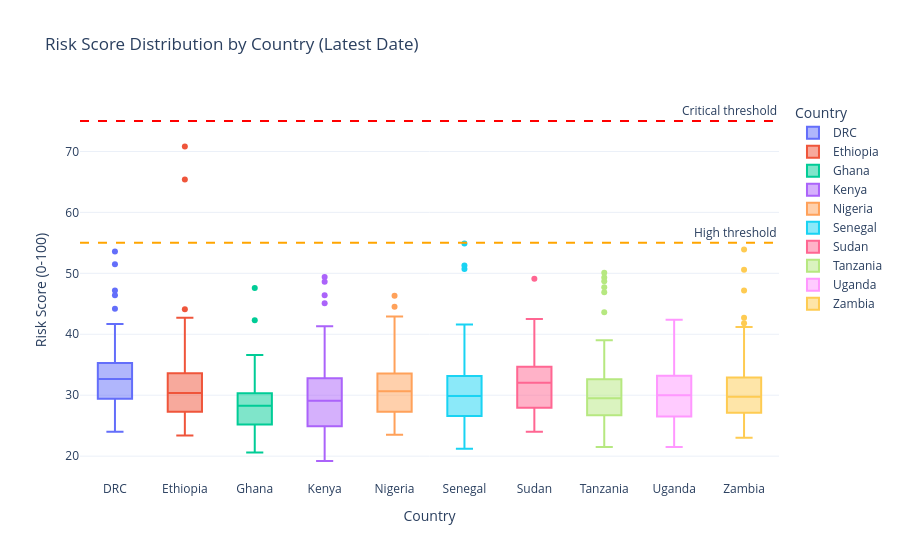
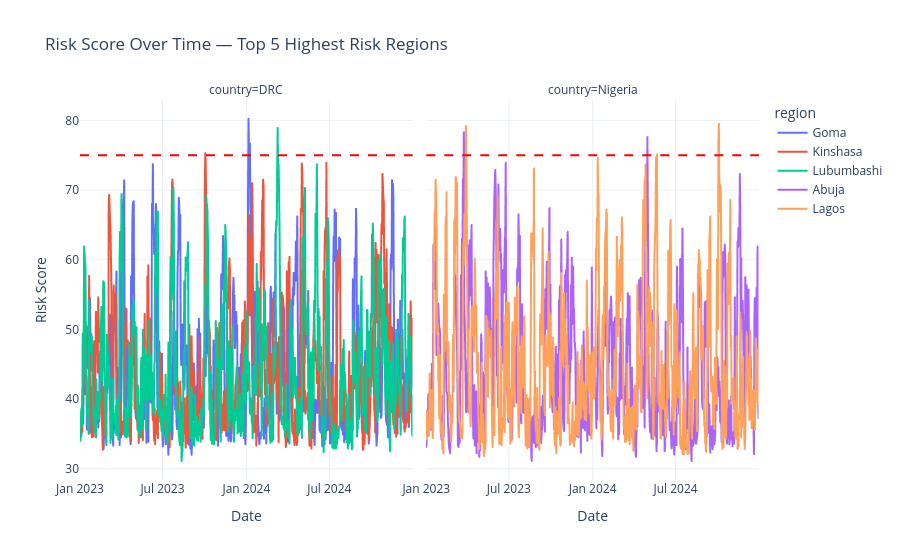
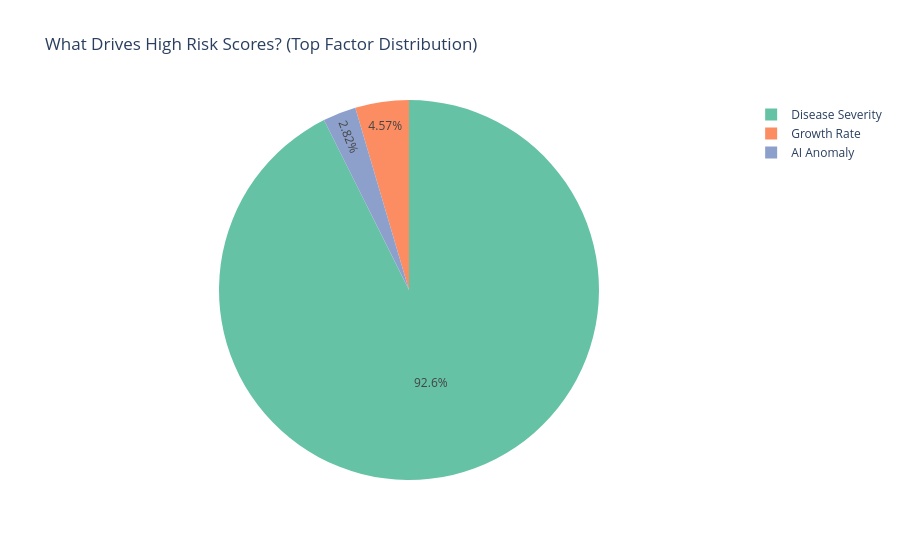

Notebook code for these charts, in order:
### Code cell
# ========================================
# VISUALIZATIONS
# ========================================

# Chart 1: Risk score distribution by country
fig1 = px.box(
    df[df['date'] == df['date'].max()],
    x='country',
    y='risk_score',
    color='country',
    title='Risk Score Distribution by Country (Latest Date)',
    labels={'risk_score': 'Risk Score (0-100)', 'country': 'Country'},
    template='plotly_white'
)
fig1.add_hline(y=75, line_dash="dash", line_color="red", 
               annotation_text="Critical threshold")
fig1.add_hline(y=55, line_dash="dash", line_color="orange",
               annotation_text="High threshold")
fig1.show()

# Chart 2: Risk score over time for top 5 most at-risk regions
top_regions = (
    regional_risk.groupby(['country', 'region'])['risk_score']
    .mean()
    .nlargest(5)
    .reset_index()
)

top_region_data = regional_risk[
    regional_risk['region'].isin(top_regions['region'])
]

fig2 = px.line(
    top_region_data,
    x='date',
    y='risk_score',
    color='region',
    facet_col='country',
    title='Risk Score Over Time — Top 5 Highest Risk Regions',
    labels={'risk_score': 'Risk Score', 'date': 'Date'},
    template='plotly_white'
)
fig2.add_hline(y=75, line_dash="dash", line_color="red")
fig2.show()

# Chart 3: What factors drive risk the most?
factor_dist = df['top_risk_factor'].value_counts()
fig3 = px.pie(
    values=factor_dist.values,
    names=factor_dist.index,
    title='What Drives High Risk Scores? (Top Factor Distribution)',
    color_discrete_sequence=px.colors.qualitative.Set2
)
fig3.show()

### Figure 1 — Plotly figure (JSON) as saved in the notebook; plotly's stock layout.template omitted (floating-point values rounded to 4 significant figures)
{"data": [{"alignmentgroup": "True", "hovertemplate": "Country=%{x}<br>Risk Score (0-100)=%{y}<extra></extra>", "legendgroup": "DRC", "marker": {"color": "#636efa"}, "name": "DRC", "notched": false, "offsetgroup": "DRC", "orientation": "v", "showlegend": true, "type": "box", "x": ["DRC", "DRC", "DRC", "DRC", "DRC", "DRC", "DRC", "DRC", "DRC", "DRC", "DRC", "DRC", "DRC", "DRC", "DRC", "DRC", "DRC", "DRC", "DRC", "DRC", "DRC", "DRC", "DRC", "DRC", "DRC", "DRC", "DRC", "DRC", "DRC", "DRC", "DRC", "DRC", "DRC", "DRC", "DRC", "DRC", "DRC", "DRC", "DRC", "DRC", "DRC", "DRC", "DRC", "DRC", "DRC", "DRC", "DRC", "DRC", "DRC", "DRC", "DRC", "DRC", "DRC", "DRC", "DRC", "DRC", "DRC", "DRC", "DRC", "DRC", "DRC", "DRC", "DRC", "DRC", "DRC", "DRC", "DRC", "DRC", "DRC", "DRC"], "x0": " ", "xaxis": "x", "y": [32.9, 30.5, 28.8, 41.0, 33.2, 37.6, 33.7, 26.4, 36.2, 29.2, 35.3, 30.8, 24.5, 47.2, 27.6, 36.4, 36.1, 27.6, 32.5, 27.9, 34.4, 31.7, 33.7, 32.7, 31.2, 35.7, 32.9, 38.6, 31.5, 36.1, 35.0, 28.3, 26.5, 29.4, 27.1, 46.4, 41.0, 27.7, 31.8, 51.5, 34.4, 29.9, 25.8, 44.2, 27.8, 53.6, 35.1, 24.0, 32.6, 31.8, 33.6, 30.3, 31.1, 31.0, 33.8, 34.7, 32.4, 30.5, 32.6, 30.6, 41.7, 29.1, 25.4, 40.7, 33.4, 34.3, 33.8, 26.9, 32.9, 38.1], "y0": " ", "yaxis": "y"}, {"alignmentgroup": "True", "hovertemplate": "Country=%{x}<br>Risk Score (0-100)=%{y}<extra></extra>", "legendgroup": "Ethiopia", "marker": {"color": "#EF553B"}, "name": "Ethiopia", "notched": false, "offsetgroup": "Ethiopia", "orientation": "v", "showlegend": true, "type": "box", "x": ["Ethiopia", "Ethiopia", "Ethiopia", "Ethiopia", "Ethiopia", "Ethiopia", "Ethiopia", "Ethiopia", "Ethiopia", "Ethiopia", "Ethiopia", "Ethiopia", "Ethiopia", "Ethiopia", "Ethiopia", "Ethiopia", "Ethiopia", "Ethiopia", "Ethiopia", "Ethiopia", "Ethiopia", "Ethiopia", "Ethiopia", "Ethiopia", "Ethiopia", "Ethiopia", "Ethiopia", "Ethiopia", "Ethiopia", "Ethiopia", "Ethiopia", "Ethiopia", "Ethiopia", "Ethiopia", "Ethiopia", "Ethiopia", "Ethiopia", "Ethiopia", "Ethiopia", "Ethiopia", "Ethiopia", "Ethiopia", "Ethiopia", "Ethiopia", "Ethiopia", "Ethiopia", "Ethiopia", "Ethiopia", "Ethiopia", "Ethiopia", "Ethiopia", "Ethiopia", "Ethiopia", "Ethiopia", "Ethiopia", "Ethiopia", "Ethiopia", "Ethiopia", "Ethiopia", "Ethiopia", "Ethiopia", "Ethiopia", "Ethiopia", "Ethiopia", "Ethiopia", "Ethiopia", "Ethiopia", "Ethiopia", "Ethiopia", "Ethiopia"], "x0": " ", "xaxis": "x", "y": [35.4, 29.1, 24.7, 30.3, 27.5, 35.0, 31.4, 23.4, 33.0, 25.4, 65.4, 27.7, 23.9, 28.8, 28.7, 33.8, 31.1, 28.6, 32.3, 27.8, 36.8, 28.5, 26.0, 29.4, 31.6, 33.2, 33.8, 25.2, 32.4, 26.6, 36.4, 28.7, 27.2, 42.7, 27.4, 36.6, 36.7, 26.5, 32.2, 26.7, 30.9, 27.3, 35.9, 30.7, 27.4, 32.7, 44.1, 25.7, 31.1, 30.2, 70.8, 27.6, 23.5, 29.4, 26.1, 35.4, 33.2, 23.4, 37.6, 28.9, 33.6, 26.7, 32.1, 33.0, 34.6, 33.6, 30.4, 24.6, 35.3, 27.0], "y0": " ", "yaxis": "y"}, {"alignmentgroup": "True", "hovertemplate": "Country=%{x}<br>Risk Score (0-100)=%{y}<extra></extra>", "legendgroup": "Ghana", "marker": {"color": "#00cc96"}, "name": "Ghana", "notched": false, "offsetgroup": "Ghana", "orientation": "v", "showlegend": true, "type": "box", "x": ["Ghana", "Ghana", "Ghana", "Ghana", "Ghana", "Ghana", "Ghana", "Ghana", "Ghana", "Ghana", "Ghana", "Ghana", "Ghana", "Ghana", "Ghana", "Ghana", "Ghana", "Ghana", "Ghana", "Ghana", "Ghana", "Ghana", "Ghana", "Ghana", "Ghana", "Ghana", "Ghana", "Ghana", "Ghana", "Ghana", "Ghana", "Ghana", "Ghana", "Ghana", "Ghana", "Ghana", "Ghana", "Ghana", "Ghana", "Ghana", "Ghana", "Ghana", "Ghana", "Ghana", "Ghana", "Ghana", "Ghana", "Ghana", "Ghana", "Ghana", "Ghana", "Ghana", "Ghana", "Ghana", "Ghana", "Ghana", "Ghana", "Ghana", "Ghana", "Ghana", "Ghana", "Ghana", "Ghana", "Ghana", "Ghana", "Ghana", "Ghana", "Ghana", "Ghana", "Ghana"], "x0": " ", "xaxis": "x", "y": [35.4, 28.3, 24.6, 36.4, 34.1, 32.1, 29.2, 22.0, 29.3, 28.8, 29.7, 26.4, 20.6, 24.0, 25.8, 36.6, 28.6, 22.3, 26.5, 32.0, 28.5, 24.9, 22.8, 23.3, 30.3, 42.3, 29.7, 28.8, 27.2, 25.2, 28.2, 30.0, 23.4, 26.8, 28.1, 31.6, 28.6, 24.6, 29.9, 24.6, 29.2, 23.0, 28.0, 25.4, 27.6, 47.6, 29.7, 22.1, 30.3, 32.5, 36.5, 30.7, 21.1, 26.0, 26.2, 35.1, 31.8, 28.2, 29.3, 25.6, 30.0, 25.3, 24.5, 27.9, 24.3, 31.7, 28.2, 21.1, 32.7, 31.2], "y0": " ", "yaxis": "y"}, {"alignmentgroup": "True", "hovertemplate": "Country=%{x}<br>Risk Score (0-100)=%{y}<extra></extra>", "legendgroup": "Kenya", "marker": {"color": "#ab63fa"}, "name": "Kenya", "notched": false, "offsetgroup": "Kenya", "orientation": "v", "showlegend": true, "type": "box", "x": ["Kenya", "Kenya", "Kenya", "Kenya", "Kenya", "Kenya", "Kenya", "Kenya", "Kenya", "Kenya", "Kenya", "Kenya", "Kenya", "Kenya", "Kenya", "Kenya", "Kenya", "Kenya", "Kenya", "Kenya", "Kenya", "Kenya", "Kenya", "Kenya", "Kenya", "Kenya", "Kenya", "Kenya", "Kenya", "Kenya", "Kenya", "Kenya", "Kenya", "Kenya", "Kenya", "Kenya", "Kenya", "Kenya", "Kenya", "Kenya", "Kenya", "Kenya", "Kenya", "Kenya", "Kenya", "Kenya", "Kenya", "Kenya", "Kenya", "Kenya", "Kenya", "Kenya", "Kenya", "Kenya", "Kenya", "Kenya", "Kenya", "Kenya", "Kenya", "Kenya", "Kenya", "Kenya", "Kenya", "Kenya", "Kenya", "Kenya", "Kenya", "Kenya", "Kenya", "Kenya", "Kenya", "Kenya", "Kenya", "Kenya", "Kenya", "Kenya", "Kenya", "Kenya", "Kenya", "Kenya"], "x0": " ", "xaxis": "x", "y": [39.8, 30.3, 21.9, 48.6, 23.9, 31.3, 29.1, 21.8, 36.8, 26.2, 31.0, 22.6, 22.6, 32.2, 24.5, 29.9, 32.8, 21.5, 32.9, 25.3, 33.5, 49.4, 25.4, 30.3, 24.9, 35.9, 31.4, 22.2, 28.5, 26.6, 31.8, 25.1, 29.0, 26.8, 24.7, 32.8, 27.6, 24.4, 29.1, 41.3, 33.5, 27.3, 29.3, 25.5, 27.1, 35.8, 29.2, 23.4, 33.8, 26.9, 37.2, 28.7, 22.9, 28.7, 28.4, 34.1, 31.9, 24.4, 30.4, 46.4, 32.1, 26.4, 29.5, 26.8, 24.4, 31.2, 32.3, 22.7, 29.6, 24.9, 37.5, 45.1, 22.7, 40.3, 24.3, 33.0, 37.2, 19.2, 32.8, 24.4], "y0": " ", "yaxis": "y"}, {"alignmentgroup": "True", "hovertemplate": "Country=%{x}<br>Risk Score (0-100)=%{y}<extra></extra>", "legendgroup": "Nigeria", "marker": {"color": "#FFA15A"}, "name": "Nigeria", "notched": false, "offsetgroup": "Nigeria", "orientation": "v", "showlegend": true, "type": "box", "x": ["Nigeria", "Nigeria", "Nigeria", "Nigeria", "Nigeria", "Nigeria", "Nigeria", "Nigeria", "Nigeria", "Nigeria", "Nigeria", "Nigeria", "Nigeria", "Nigeria", "Nigeria", "Nigeria", "Nigeria", "Nigeria", "Nigeria", "Nigeria", "Nigeria", "Nigeria", "Nigeria", "Nigeria", "Nigeria", "Nigeria", "Nigeria", "Nigeria", "Nigeria", "Nigeria", "Nigeria", "Nigeria", "Nigeria", "Nigeria", "Nigeria", "Nigeria", "Nigeria", "Nigeria", "Nigeria", "Nigeria", "Nigeria", "Nigeria", "Nigeria", "Nigeria", "Nigeria", "Nigeria", "Nigeria", "Nigeria", "Nigeria", "Nigeria", "Nigeria", "Nigeria", "Nigeria", "Nigeria", "Nigeria", "Nigeria", "Nigeria", "Nigeria", "Nigeria", "Nigeria", "Nigeria", "Nigeria", "Nigeria", "Nigeria", "Nigeria", "Nigeria", "Nigeria", "Nigeria", "Nigeria", "Nigeria", "Nigeria", "Nigeria", "Nigeria", "Nigeria", "Nigeria", "Nigeria", "Nigeria", "Nigeria", "Nigeria", "Nigeria"], "x0": " ", "xaxis": "x", "y": [35.5, 27.3, 28.0, 27.8, 29.5, 33.3, 34.1, 23.7, 37.2, 36.8, 32.7, 27.3, 23.5, 37.9, 27.2, 33.8, 32.1, 23.7, 32.3, 25.7, 42.9, 27.1, 25.9, 32.3, 30.3, 33.8, 33.3, 27.4, 38.6, 27.3, 33.1, 27.7, 28.7, 30.5, 32.2, 44.5, 33.2, 27.3, 41.9, 29.3, 33.8, 27.6, 24.4, 32.0, 27.2, 32.4, 30.8, 24.8, 31.5, 27.3, 37.2, 29.1, 26.2, 28.8, 33.0, 38.6, 35.9, 25.8, 33.1, 39.3, 36.9, 26.0, 28.7, 29.3, 26.7, 35.4, 31.5, 25.1, 34.1, 28.9, 31.9, 28.8, 26.0, 29.7, 26.4, 32.7, 32.8, 24.8, 31.7, 46.3], "y0": " ", "yaxis": "y"}, {"alignmentgroup": "True", "hovertemplate": "Country=%{x}<br>Risk Score (0-100)=%{y}<extra></extra>", "legendgroup": "Senegal", "marker": {"color": "#19d3f3"}, "name": "Senegal", "notched": false, "offsetgroup": "Senegal", "orientation": "v", "showlegend": true, "type": "box", "x": ["Senegal", "Senegal", "Senegal", "Senegal", "Senegal", "Senegal", "Senegal", "Senegal", "Senegal", "Senegal", "Senegal", "Senegal", "Senegal", "Senegal", "Senegal", "Senegal", "Senegal", "Senegal", "Senegal", "Senegal", "Senegal", "Senegal", "Senegal", "Senegal", "Senegal", "Senegal", "Senegal", "Senegal", "Senegal", "Senegal", "Senegal", "Senegal", "Senegal", "Senegal", "Senegal", "Senegal", "Senegal", "Senegal", "Senegal", "Senegal", "Senegal", "Senegal", "Senegal", "Senegal", "Senegal", "Senegal", "Senegal", "Senegal", "Senegal", "Senegal", "Senegal", "Senegal", "Senegal", "Senegal", "Senegal", "Senegal", "Senegal", "Senegal", "Senegal", "Senegal"], "x0": " ", "xaxis": "x", "y": [37.9, 30.3, 26.4, 31.5, 28.2, 32.6, 35.6, 21.8, 32.2, 26.6, 54.9, 36.4, 21.4, 29.1, 28.1, 35.9, 33.2, 23.8, 33.2, 41.6, 31.6, 28.8, 21.2, 29.5, 25.5, 34.6, 38.0, 22.0, 31.6, 25.1, 29.0, 26.8, 29.4, 28.2, 32.2, 50.7, 30.6, 27.4, 28.2, 27.3, 30.8, 26.5, 24.4, 28.5, 24.4, 51.3, 34.2, 24.6, 38.6, 24.3, 32.3, 25.6, 40.8, 31.6, 26.6, 33.1, 32.9, 29.6, 31.4, 30.1], "y0": " ", "yaxis": "y"}, {"alignmentgroup": "True", "hovertemplate": "Country=%{x}<br>Risk Score (0-100)=%{y}<extra></extra>", "legendgroup": "Sudan", "marker": {"color": "#FF6692"}, "name": "Sudan", "notched": false, "offsetgroup": "Sudan", "orientation": "v", "showlegend": true, "type": "box", "x": ["Sudan", "Sudan", "Sudan", "Sudan", "Sudan", "Sudan", "Sudan", "Sudan", "Sudan", "Sudan", "Sudan", "Sudan", "Sudan", "Sudan", "Sudan", "Sudan", "Sudan", "Sudan", "Sudan", "Sudan", "Sudan", "Sudan", "Sudan", "Sudan", "Sudan", "Sudan", "Sudan", "Sudan", "Sudan", "Sudan", "Sudan", "Sudan", "Sudan", "Sudan", "Sudan", "Sudan", "Sudan", "Sudan", "Sudan", "Sudan", "Sudan", "Sudan", "Sudan", "Sudan", "Sudan", "Sudan", "Sudan", "Sudan", "Sudan", "Sudan", "Sudan", "Sudan", "Sudan", "Sudan", "Sudan", "Sudan", "Sudan", "Sudan", "Sudan", "Sudan"], "x0": " ", "xaxis": "x", "y": [33.5, 33.6, 27.5, 49.1, 28.0, 37.9, 41.6, 31.5, 29.9, 32.0, 33.1, 30.6, 27.9, 32.9, 27.2, 35.9, 35.4, 26.8, 38.6, 27.8, 34.6, 28.9, 27.5, 28.0, 27.2, 37.7, 33.7, 24.0, 32.9, 31.2, 42.5, 29.2, 27.0, 34.7, 33.7, 35.1, 34.0, 26.5, 31.0, 30.2, 36.2, 28.8, 26.0, 31.4, 37.9, 35.2, 38.1, 24.9, 36.7, 30.6, 32.1, 31.2, 27.6, 27.3, 32.1, 33.9, 32.8, 32.3, 32.3, 27.1], "y0": " ", "yaxis": "y"}, {"alignmentgroup": "True", "hovertemplate": "Country=%{x}<br>Risk Score (0-100)=%{y}<extra></extra>", "legendgroup": "Tanzania", "marker": {"color": "#B6E880"}, "name": "Tanzania", "notched": false, "offsetgroup": "Tanzania", "orientation": "v", "showlegend": true, "type": "box", "x": ["Tanzania", "Tanzania", "Tanzania", "Tanzania", "Tanzania", "Tanzania", "Tanzania", "Tanzania", "Tanzania", "Tanzania", "Tanzania", "Tanzania", "Tanzania", "Tanzania", "Tanzania", "Tanzania", "Tanzania", "Tanzania", "Tanzania", "Tanzania", "Tanzania", "Tanzania", "Tanzania", "Tanzania", "Tanzania", "Tanzania", "Tanzania", "Tanzania", "Tanzania", "Tanzania", "Tanzania", "Tanzania", "Tanzania", "Tanzania", "Tanzania", "Tanzania", "Tanzania", "Tanzania", "Tanzania", "Tanzania", "Tanzania", "Tanzania", "Tanzania", "Tanzania", "Tanzania", "Tanzania", "Tanzania", "Tanzania", "Tanzania", "Tanzania", "Tanzania", "Tanzania", "Tanzania", "Tanzania", "Tanzania", "Tanzania", "Tanzania", "Tanzania", "Tanzania", "Tanzania", "Tanzania", "Tanzania", "Tanzania", "Tanzania", "Tanzania", "Tanzania", "Tanzania", "Tanzania", "Tanzania", "Tanzania"], "x0": " ", "xaxis": "x", "y": [34.9, 29.5, 25.4, 28.1, 26.2, 33.7, 29.5, 24.7, 28.3, 28.6, 32.4, 27.0, 25.8, 29.0, 28.4, 32.2, 32.7, 26.4, 31.1, 25.5, 38.2, 27.6, 27.3, 26.7, 26.6, 31.7, 30.9, 29.9, 30.4, 25.3, 34.1, 26.8, 29.6, 48.7, 26.0, 35.5, 30.8, 27.5, 43.6, 28.5, 31.8, 30.2, 26.1, 33.1, 26.7, 39.0, 46.9, 26.0, 29.0, 25.3, 33.7, 27.0, 21.5, 28.2, 30.0, 31.9, 31.3, 22.2, 29.7, 26.0, 35.3, 29.5, 49.3, 50.1, 24.5, 35.6, 32.6, 24.1, 29.0, 47.7], "y0": " ", "yaxis": "y"}, {"alignmentgroup": "True", "hovertemplate": "Country=%{x}<br>Risk Score (0-100)=%{y}<extra></extra>", "legendgroup": "Uganda", "marker": {"color": "#FF97FF"}, "name": "Uganda", "notched": false, "offsetgroup": "Uganda", "orientation": "v", "showlegend": true, "type": "box", "x": ["Uganda", "Uganda", "Uganda", "Uganda", "Uganda", "Uganda", "Uganda", "Uganda", "Uganda", "Uganda", "Uganda", "Uganda", "Uganda", "Uganda", "Uganda", "Uganda", "Uganda", "Uganda", "Uganda", "Uganda", "Uganda", "Uganda", "Uganda", "Uganda", "Uganda", "Uganda", "Uganda", "Uganda", "Uganda", "Uganda", "Uganda", "Uganda", "Uganda", "Uganda", "Uganda", "Uganda", "Uganda", "Uganda", "Uganda", "Uganda", "Uganda", "Uganda", "Uganda", "Uganda", "Uganda", "Uganda", "Uganda", "Uganda", "Uganda", "Uganda", "Uganda", "Uganda", "Uganda", "Uganda", "Uganda", "Uganda", "Uganda", "Uganda", "Uganda", "Uganda", "Uganda", "Uganda", "Uganda", "Uganda", "Uganda", "Uganda", "Uganda", "Uganda", "Uganda", "Uganda"], "x0": " ", "xaxis": "x", "y": [30.2, 28.7, 24.8, 37.4, 26.8, 32.2, 34.1, 23.9, 29.8, 27.6, 32.1, 26.5, 40.2, 30.6, 42.4, 33.6, 33.2, 26.8, 30.4, 33.4, 37.2, 30.6, 29.4, 26.7, 27.4, 39.1, 30.2, 26.1, 30.5, 26.7, 33.7, 27.6, 23.5, 27.2, 26.7, 32.1, 32.2, 26.1, 34.6, 24.4, 31.4, 28.0, 22.8, 25.9, 25.6, 33.1, 35.7, 24.1, 34.2, 26.0, 31.6, 28.2, 25.3, 27.0, 24.8, 31.6, 34.3, 23.9, 36.2, 29.4, 33.8, 26.2, 27.4, 33.9, 24.1, 32.6, 31.4, 21.5, 33.2, 37.1], "y0": " ", "yaxis": "y"}, {"alignmentgroup": "True", "hovertemplate": "Country=%{x}<br>Risk Score (0-100)=%{y}<extra></extra>", "legendgroup": "Zambia", "marker": {"color": "#FECB52"}, "name": "Zambia", "notched": false, "offsetgroup": "Zambia", "orientation": "v", "showlegend": true, "type": "box", "x": ["Zambia", "Zambia", "Zambia", "Zambia", "Zambia", "Zambia", "Zambia", "Zambia", "Zambia", "Zambia", "Zambia", "Zambia", "Zambia", "Zambia", "Zambia", "Zambia", "Zambia", "Zambia", "Zambia", "Zambia", "Zambia", "Zambia", "Zambia", "Zambia", "Zambia", "Zambia", "Zambia", "Zambia", "Zambia", "Zambia", "Zambia", "Zambia", "Zambia", "Zambia", "Zambia", "Zambia", "Zambia", "Zambia", "Zambia", "Zambia", "Zambia", "Zambia", "Zambia", "Zambia", "Zambia", "Zambia", "Zambia", "Zambia", "Zambia", "Zambia"], "x0": " ", "xaxis": "x", "y": [33.1, 42.7, 24.0, 28.4, 27.3, 33.6, 31.6, 24.3, 28.5, 25.3, 31.1, 26.9, 23.0, 41.2, 27.1, 32.8, 31.4, 25.4, 30.4, 31.8, 50.6, 31.3, 24.4, 27.5, 28.7, 35.4, 35.6, 27.2, 30.9, 36.5, 32.4, 27.9, 26.3, 27.1, 28.7, 53.9, 41.8, 24.5, 31.6, 32.9, 30.5, 27.1, 25.3, 28.9, 29.1, 34.1, 32.3, 28.5, 29.0, 47.2], "y0": " ", "yaxis": "y"}], "layout": {"annotations": [{"showarrow": false, "text": "Critical threshold", "x": 1, "xanchor": "right", "xref": "x domain", "y": 75, "yanchor": "bottom", "yref": "y"}, {"showarrow": false, "text": "High threshold", "x": 1, "xanchor": "right", "xref": "x domain", "y": 55, "yanchor": "bottom", "yref": "y"}], "boxmode": "overlay", "legend": {"title": {"text": "Country"}, "tracegroupgap": 0}, "shapes": [{"line": {"color": "red", "dash": "dash"}, "type": "line", "x0": 0, "x1": 1, "xref": "x domain", "y0": 75, "y1": 75, "yref": "y"}, {"line": {"color": "orange", "dash": "dash"}, "type": "line", "x0": 0, "x1": 1, "xref": "x domain", "y0": 55, "y1": 55, "yref": "y"}], "title": {"text": "Risk Score Distribution by Country (Latest Date)"}, "xaxis": {"anchor": "y", "categoryarray": ["DRC", "Ethiopia", "Ghana", "Kenya", "Nigeria", "Senegal", "Sudan", "Tanzania", "Uganda", "Zambia"], "categoryorder": "array", "domain": [0, 1], "title": {"text": "Country"}}, "yaxis": {"anchor": "x", "domain": [0, 1], "title": {"text": "Risk Score (0-100)"}}}}

### Figure 2 — Plotly figure (JSON) as saved in the notebook; plotly's stock layout.template omitted (floating-point values rounded to 4 significant figures; data arrays with more than 128 entries replaced by an {"elided": "..."} marker saying what was removed)
{"data": [{"hovertemplate": "region=Goma<br>country=DRC<br>Date=%{x}<br>Risk Score=%{y}<extra></extra>", "legendgroup": "Goma", "line": {"color": "#636efa", "dash": "solid"}, "marker": {"symbol": "circle"}, "mode": "lines", "name": "Goma", "showlegend": true, "type": "scattergl", "x": {"elided": "731 str values"}, "xaxis": "x", "y": {"elided": "731 float values"}, "yaxis": "y"}, {"hovertemplate": "region=Kinshasa<br>country=DRC<br>Date=%{x}<br>Risk Score=%{y}<extra></extra>", "legendgroup": "Kinshasa", "line": {"color": "#EF553B", "dash": "solid"}, "marker": {"symbol": "circle"}, "mode": "lines", "name": "Kinshasa", "showlegend": true, "type": "scattergl", "x": {"elided": "731 str values"}, "xaxis": "x", "y": {"elided": "731 float values"}, "yaxis": "y"}, {"hovertemplate": "region=Lubumbashi<br>country=DRC<br>Date=%{x}<br>Risk Score=%{y}<extra></extra>", "legendgroup": "Lubumbashi", "line": {"color": "#00cc96", "dash": "solid"}, "marker": {"symbol": "circle"}, "mode": "lines", "name": "Lubumbashi", "showlegend": true, "type": "scattergl", "x": {"elided": "731 str values"}, "xaxis": "x", "y": {"elided": "731 float values"}, "yaxis": "y"}, {"hovertemplate": "region=Abuja<br>country=Nigeria<br>Date=%{x}<br>Risk Score=%{y}<extra></extra>", "legendgroup": "Abuja", "line": {"color": "#ab63fa", "dash": "solid"}, "marker": {"symbol": "circle"}, "mode": "lines", "name": "Abuja", "showlegend": true, "type": "scattergl", "x": {"elided": "731 str values"}, "xaxis": "x2", "y": {"elided": "731 float values"}, "yaxis": "y2"}, {"hovertemplate": "region=Lagos<br>country=Nigeria<br>Date=%{x}<br>Risk Score=%{y}<extra></extra>", "legendgroup": "Lagos", "line": {"color": "#FFA15A", "dash": "solid"}, "marker": {"symbol": "circle"}, "mode": "lines", "name": "Lagos", "showlegend": true, "type": "scattergl", "x": {"elided": "731 str values"}, "xaxis": "x2", "y": {"elided": "731 float values"}, "yaxis": "y2"}], "layout": {"annotations": [{"showarrow": false, "text": "country=DRC", "x": 0.245, "xanchor": "center", "xref": "paper", "y": 1, "yanchor": "bottom", "yref": "paper"}, {"showarrow": false, "text": "country=Nigeria", "x": 0.755, "xanchor": "center", "xref": "paper", "y": 1, "yanchor": "bottom", "yref": "paper"}], "legend": {"title": {"text": "region"}, "tracegroupgap": 0}, "shapes": [{"line": {"color": "red", "dash": "dash"}, "type": "line", "x0": 0, "x1": 1, "xref": "x domain", "y0": 75, "y1": 75, "yref": "y"}, {"line": {"color": "red", "dash": "dash"}, "type": "line", "x0": 0, "x1": 1, "xref": "x2 domain", "y0": 75, "y1": 75, "yref": "y2"}], "title": {"text": "Risk Score Over Time — Top 5 Highest Risk Regions"}, "xaxis": {"anchor": "y", "domain": [0, 0.49], "title": {"text": "Date"}}, "xaxis2": {"anchor": "y2", "domain": [0.51, 1], "matches": "x", "title": {"text": "Date"}}, "yaxis": {"anchor": "x", "domain": [0, 1], "title": {"text": "Risk Score"}}, "yaxis2": {"anchor": "x2", "domain": [0, 1], "matches": "y", "showticklabels": false}}}

### Figure 3 — Plotly figure (JSON) as saved in the notebook; plotly's stock layout.template omitted (floating-point values rounded to 4 significant figures)
{"data": [{"domain": {"x": [0, 1], "y": [0, 1]}, "hovertemplate": "label=%{label}<br>value=%{value}<extra></extra>", "labels": ["Disease Severity", "Growth Rate", "AI Anomaly"], "legendgroup": "", "name": "", "showlegend": true, "type": "pie", "values": [460362, 22694, 14024]}], "layout": {"legend": {"tracegroupgap": 0}, "piecolorway": ["rgb(102,194,165)", "rgb(252,141,98)", "rgb(141,160,203)", "rgb(231,138,195)", "rgb(166,216,84)", "rgb(255,217,47)", "rgb(229,196,148)", "rgb(179,179,179)"], "title": {"text": "What Drives High Risk Scores? (Top Factor Distribution)"}}}
